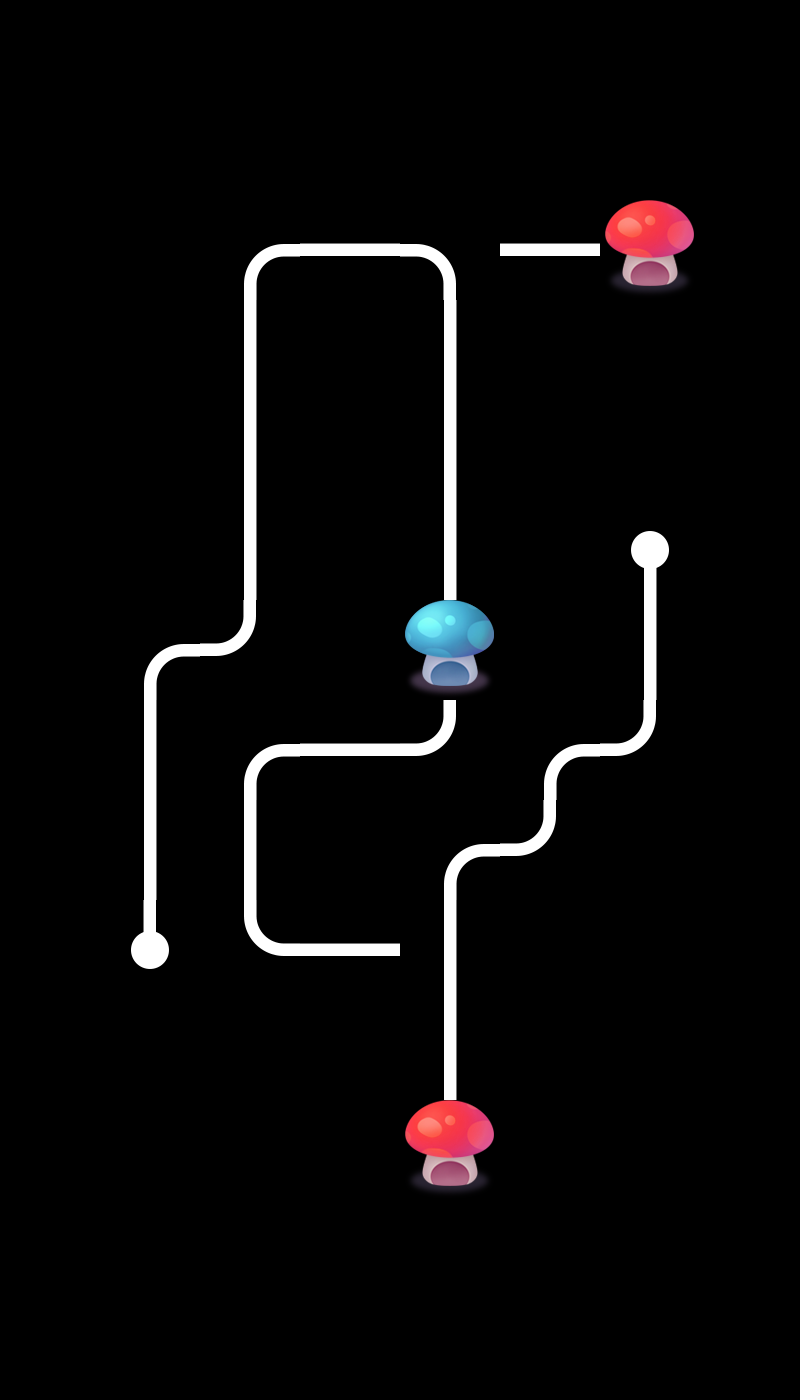

Below is a game level as drawn by its tile map, then a one-line description and the .tmx that defines it (tile-layer data replaced by summaries):
An orthogonal 8x14 tile map with 100x100 px tiles, 2 tile layers (layer0, layer1), 2 tilesets and 2 objects.

<map version="1.0" orientation="orthogonal" renderorder="right-down" width="8" height="14" tilewidth="100" tileheight="100" nextobjectid="4">
 <tileset firstgid="1" name="tiled" tilewidth="100" tileheight="100">
  <image source="tiled.png" width="500" height="400" />
 </tileset>
 <tileset firstgid="21" name="tiled" tilewidth="100" tileheight="100">
  <image source="tiled.png" width="500" height="400" />
 </tileset>
 <layer name="layer0" width="8" height="14">
  <data>[112 cells, 17 non-empty, 8 distinct tile ids]</data>
 </layer>
 <layer name="layer1" width="8" height="14">
  <data>[112 cells, 16 non-empty, 8 distinct tile ids]</data>
 </layer>
 <objectgroup name="object1">
  <object id="2" x="421.212" y="921.21" width="60.6061" height="51.5152">
   <properties>
    <property name="id" value="1" />
   </properties>
  </object>
  <object id="3" x="424.242" y="224.242" width="45.4545" height="51.5152">
   <properties>
    <property name="id" value="0" />
   </properties>
  </object>
 </objectgroup>
</map>
